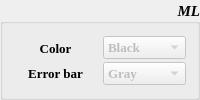
                 <widget class="QGroupBox" name="groupBox">
                  <property name="sizePolicy">
                   <sizepolicy hsizetype="Expanding" vsizetype="Expanding">
                    <horstretch>0</horstretch>
                    <verstretch>0</verstretch>
                   </sizepolicy>
                  </property>
                  <property name="font">
                   <font>
                    <family>Times New Roman</family>
                    <pointsize>11</pointsize>
                    <weight>75</weight>
                    <italic>true</italic>
                    <bold>true</bold>
                   </font>
                  </property>
                  <property name="title">
                   <string>ML</string>
                  </property>
                  <property name="alignment">
                   <set>Qt::AlignRight|Qt::AlignTrailing|Qt::AlignVCenter</set>
                  </property>
                  <layout class="QGridLayout" name="gridLayout_26">
                   <item row="0" column="0">
                    <layout class="QGridLayout" name="gridLayout_10">
                     <property name="horizontalSpacing">
                      <number>6</number>
                     </property>
                     <property name="verticalSpacing">
                      <number>0</number>
                     </property>
                     <item row="0" column="0">
                      <widget class="QLabel" name="ml_color">
                       <property name="sizePolicy">
                        <sizepolicy hsizetype="Expanding" vsizetype="Expanding">
                         <horstretch>0</horstretch>
                         <verstretch>0</verstretch>
                        </sizepolicy>
                       </property>
                       <property name="font">
                        <font>
                         <family>Times New Roman</family>
                         <pointsize>10</pointsize>
                         <weight>75</weight>
                         <italic>false</italic>
                         <bold>true</bold>
                        </font>
                       </property>
                       <property name="frameShadow">
                        <enum>QFrame::Plain</enum>
                       </property>
                       <property name="lineWidth">
                        <number>1</number>
                       </property>
                       <property name="text">
                        <string>Color</string>
                       </property>
                       <property name="alignment">
                        <set>Qt::AlignCenter</set>
                       </property>
                      </widget>
                     </item>
                     <item row="0" column="1">
                      <widget class="QComboBox" name="ml_select_color">
                       <property name="enabled">
                        <bool>false</bool>
                       </property>
                       <property name="sizePolicy">
                        <sizepolicy hsizetype="Expanding" vsizetype="Fixed">
                         <horstretch>0</horstretch>
                         <verstretch>0</verstretch>
                        </sizepolicy>
                       </property>
                       <property name="font">
                        <font>
                         <family>Times New Roman</family>
                         <pointsize>10</pointsize>
                         <weight>75</weight>
                         <italic>false</italic>
                         <bold>true</bold>
                        </font>
                       </property>
                       <item>
                        <property name="text">
                         <string>Black</string>
                        </property>
                       </item>
                       <item>
                        <property name="text">
                         <string>Red</string>
                        </property>
                       </item>
                       <item>
                        <property name="text">
                         <string>Blue</string>
                        </property>
                       </item>
                       <item>
                        <property name="text">
                         <string>Purple</string>
                        </property>
                       </item>
                       <item>
                        <property name="text">
                         <string>Pink</string>
                        </property>
                       </item>
                       <item>
                        <property name="text">
                         <string>Violet</string>
                        </property>
                       </item>
                       <item>
                        <property name="text">
                         <string>Green</string>
                        </property>
                       </item>
                       <item>
                        <property name="text">
                         <string>Yellow</string>
                        </property>
                       </item>
                       <item>
                        <property name="text">
                         <string>Gray</string>
                        </property>
                       </item>
                      </widget>
                     </item>
                     <item row="1" column="0">
                      <widget class="QLabel" name="ml_ecolor">
                       <property name="sizePolicy">
                        <sizepolicy hsizetype="Expanding" vsizetype="Expanding">
                         <horstretch>0</horstretch>
                         <verstretch>0</verstretch>
                        </sizepolicy>
                       </property>
                       <property name="font">
                        <font>
                         <family>Times New Roman</family>
                         <pointsize>10</pointsize>
                         <weight>75</weight>
                         <italic>false</italic>
                         <bold>true</bold>
                        </font>
                       </property>
                       <property name="frameShadow">
                        <enum>QFrame::Plain</enum>
                       </property>
                       <property name="lineWidth">
                        <number>1</number>
                       </property>
                       <property name="text">
                        <string>Error bar</string>
                       </property>
                       <property name="alignment">
                        <set>Qt::AlignCenter</set>
                       </property>
                      </widget>
                     </item>
                     <item row="1" column="1">
                      <widget class="QComboBox" name="ml_select_ecolor">
                       <property name="enabled">
                        <bool>false</bool>
                       </property>
                       <property name="sizePolicy">
                        <sizepolicy hsizetype="Expanding" vsizetype="Fixed">
                         <horstretch>0</horstretch>
                         <verstretch>0</verstretch>
                        </sizepolicy>
                       </property>
                       <property name="font">
                        <font>
                         <family>Times New Roman</family>
                         <pointsize>10</pointsize>
                         <weight>75</weight>
                         <italic>false</italic>
                         <bold>true</bold>
                        </font>
                       </property>
                       <item>
                        <property name="text">
                         <string>Gray</string>
                        </property>
                       </item>
                       <item>
                        <property name="text">
                         <string>Black</string>
                        </property>
                       </item>
                       <item>
                        <property name="text">
                         <string>Red</string>
                        </property>
                       </item>
                       <item>
                        <property name="text">
                         <string>Blue</string>
                        </property>
                       </item>
                       <item>
                        <property name="text">
                         <string>Purple</string>
                        </property>
                       </item>
                       <item>
                        <property name="text">
                         <string>Pink</string>
                        </property>
                       </item>
                       <item>
                        <property name="text">
                         <string>Violet</string>
                        </property>
                       </item>
                       <item>
                        <property name="text">
                         <string>Green</string>
                        </property>
                       </item>
                       <item>
                        <property name="text">
                         <string>Yellow</string>
                        </property>
                       </item>
                      </widget>
                     </item>
                    </layout>
                   </item>
                  </layout>
                 </widget>
